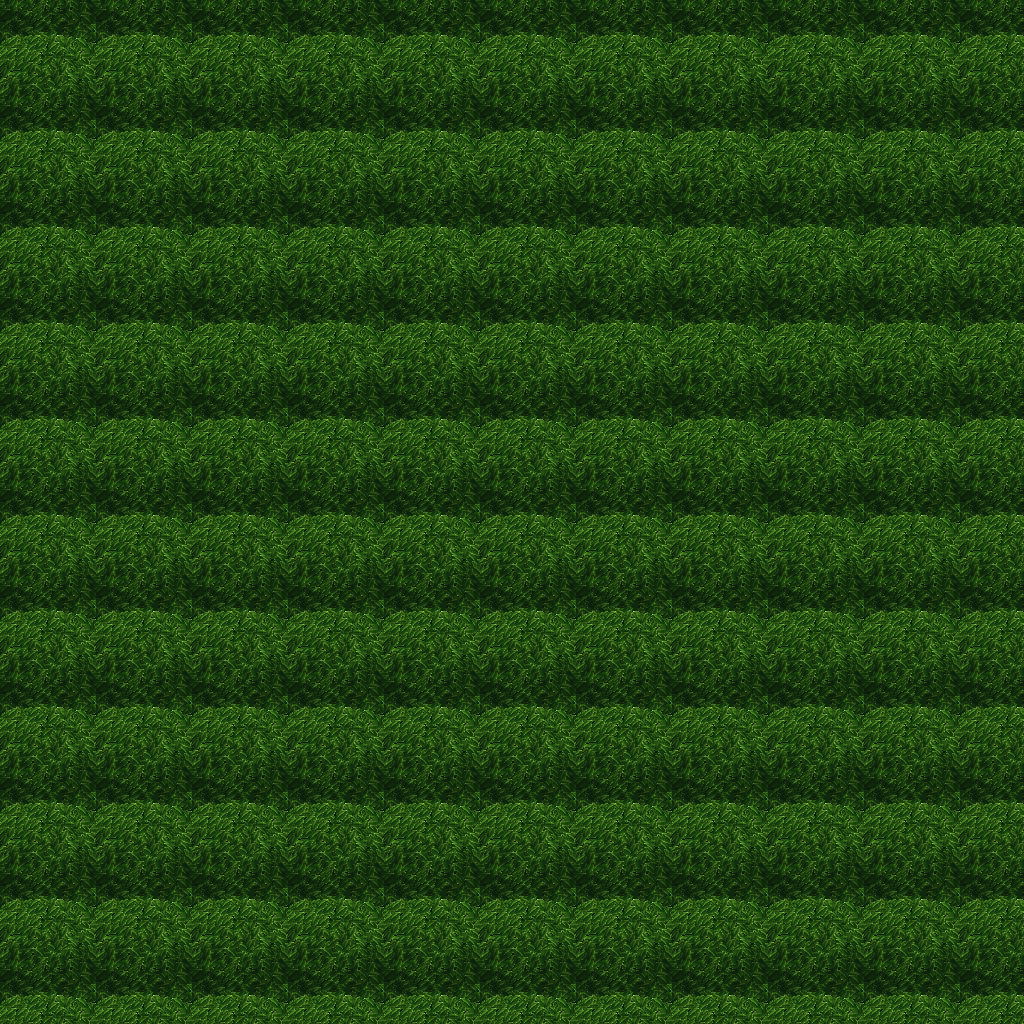

Tiled map render using the project's own tile images. Description and the map definition, with tile-layer contents summarised, below:
An orthogonal 32x32 tile map with 32x32 px tiles, 5 tile layers (Ground, Objects, Objects2, Above, ...), 1 hidden layer not drawn, 3 tilesets.

<map version="1.10" tiledversion="1.11.0" orientation="orthogonal" renderorder="right-down" width="32" height="32" tilewidth="32" tileheight="32" infinite="0" nextlayerid="11" nextobjectid="1">
 <tileset firstgid="1" name="ground_ground" tilewidth="32" tileheight="32" tilecount="33" columns="3">
  <image source="../drawable/ground_ground.png" width="96" height="352" />
 </tileset>
 <tileset firstgid="34" name="logic_collision" tilewidth="32" tileheight="32" tilecount="1" columns="1">
  <image source="../drawable/logic_collision.png" width="32" height="32" />
 </tileset>
 <tileset firstgid="35" name="plant_tree_tree_green" tilewidth="32" tileheight="32" tilecount="88" columns="8">
  <image source="../drawable/plant_tree_tree_green.png" width="256" height="352" />
 </tileset>
 <layer id="1" name="Ground" width="32" height="32">
  <data>[1024 cells, 1024 non-empty, 1 distinct tile ids]</data>
 </layer>
 <layer id="2" name="Objects" width="32" height="32">
  <data>[1024 cells, 1024 non-empty, 9 distinct tile ids]</data>
 </layer>
 <layer id="3" name="Objects2" width="32" height="32">
  <data>[1024 cells, 0 non-empty, 0 distinct tile ids]</data>
 </layer>
 <layer id="4" name="Above" width="32" height="32">
  <data>[1024 cells, 0 non-empty, 0 distinct tile ids]</data>
 </layer>
 <layer id="5" name="Above2" width="32" height="32">
  <data>[1024 cells, 0 non-empty, 0 distinct tile ids]</data>
 </layer>
 <layer id="6" name="Walkable" width="32" height="32" visible="0">
  <data>[1024 cells, 1024 non-empty, 1 distinct tile ids]</data>
 </layer>
 <objectgroup id="7" name="Mapevents" />
 <objectgroup id="8" name="Spawn" />
 <objectgroup id="9" name="Keys" />
 <objectgroup id="10" name="Replace" />
</map>
